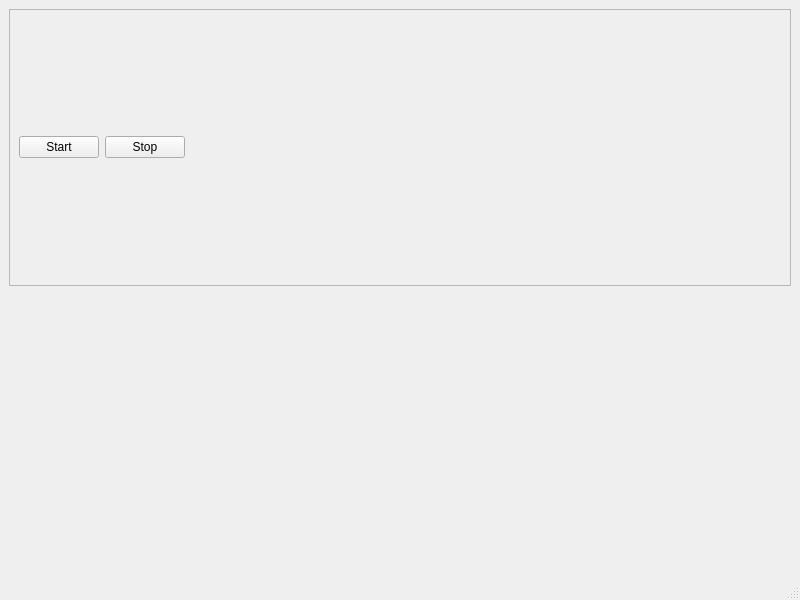
<?xml version="1.0" encoding="UTF-8"?>
<ui version="4.0">
 <class>MainWindow</class>
 <widget class="QMainWindow" name="MainWindow">
  <property name="geometry">
   <rect>
    <x>0</x>
    <y>0</y>
    <width>800</width>
    <height>600</height>
   </rect>
  </property>
  <property name="windowTitle">
   <string>TestQWT</string>
  </property>
  <widget class="QWidget" name="centralwidget">
   <layout class="QVBoxLayout" name="verticalLayout">
    <item>
     <widget class="QFrame" name="frame">
      <property name="frameShape">
       <enum>QFrame::StyledPanel</enum>
      </property>
      <property name="frameShadow">
       <enum>QFrame::Raised</enum>
      </property>
      <layout class="QHBoxLayout" name="horizontalLayout">
       <item>
        <widget class="QPushButton" name="PB_Start">
         <property name="text">
          <string>Start</string>
         </property>
        </widget>
       </item>
       <item>
        <widget class="QPushButton" name="PB_Stop">
         <property name="text">
          <string>Stop</string>
         </property>
        </widget>
       </item>
       <item>
        <spacer name="horizontalSpacer">
         <property name="orientation">
          <enum>Qt::Horizontal</enum>
         </property>
         <property name="sizeHint" stdset="0">
          <size>
           <width>595</width>
           <height>20</height>
          </size>
         </property>
        </spacer>
       </item>
      </layout>
     </widget>
    </item>
    <item>
     <widget class="QwtPlot" name="qP_Time"/>
    </item>
   </layout>
  </widget>
  <widget class="QMenuBar" name="menubar">
   <property name="geometry">
    <rect>
     <x>0</x>
     <y>0</y>
     <width>800</width>
     <height>20</height>
    </rect>
   </property>
  </widget>
  <widget class="QStatusBar" name="statusbar"/>
 </widget>
 <customwidgets>
  <customwidget>
   <class>QwtPlot</class>
   <extends>QFrame</extends>
   <header>qwt_plot.h</header>
  </customwidget>
 </customwidgets>
 <resources/>
 <connections/>
</ui>
